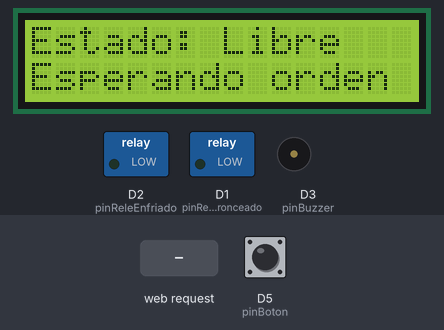
Simulated run of this sketch. Board: ESP8266 (NodeMCU). Shown: 16×2 character LCD, switched loads named in the sketch (green lamp = pin HIGH), buzzer (waves = sounding, pin HIGH). Inputs (shaded band) come from the test bench; at power-on: D5 (pinBoton) HIGH. WiFi joins after 1.5 s; servers stay silent unless stated; what the sketch prints to the serial monitor is not drawn.

Above: at 5.7 s.
5.8 s: HTTP request GET /iniciar?min=1 received
At 6.5 s:
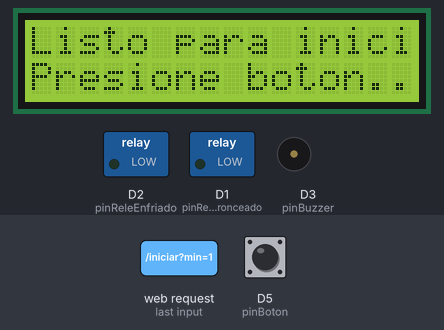
7.3 s: D5 (pinBoton) pulled LOW for 0.15 s
At 7.9 s:
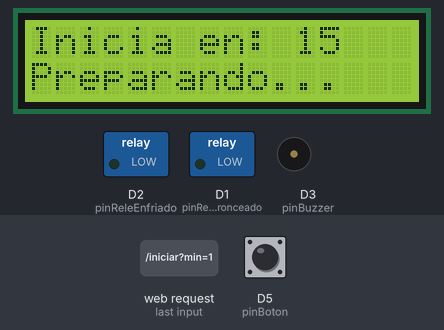
10.4 s: HTTP request GET /detener received
At 12.1 s:
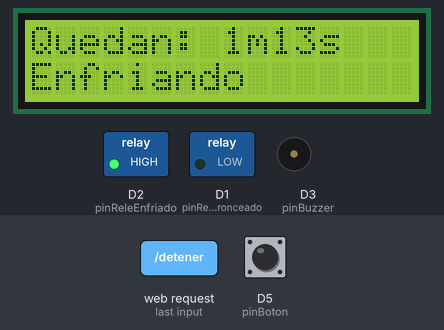
13.4 s: HTTP request GET /iniciar?min=1 received
At 13.8 s:
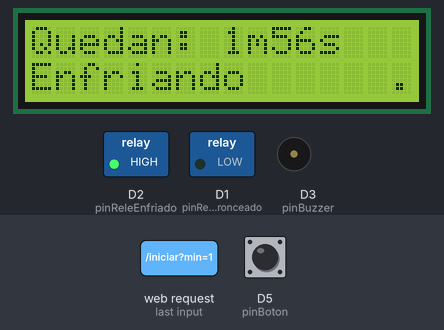
16.4 s: D5 (pinBoton) pulled LOW for 1 s
At 16.9 s:
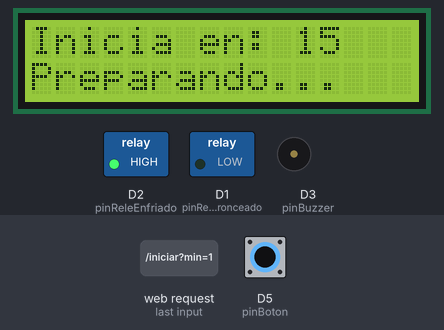
20.4 s: HTTP request GET /iniciar?min=120 received
At 22.0 s:
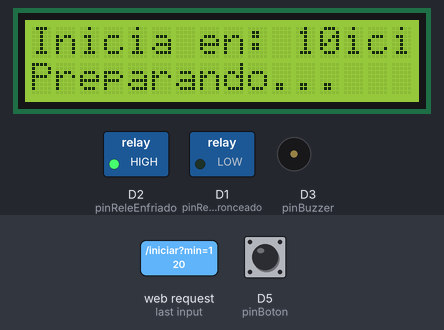
Timing chart, 0 to 32.9 s (numbered marks = the images above; inputs shaded):
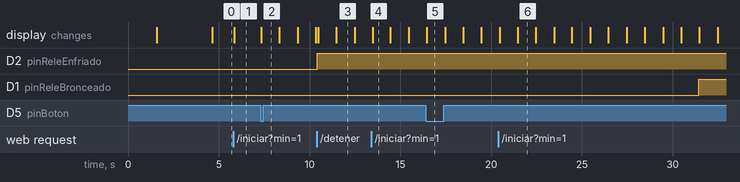

Measured:
- after the input at 5.8 s, the display: changes after 0.06 s (image 1)
- after the input at 7.3 s, the display: changes at once (image 2)
- after the input at 10.4 s, D2 (pinReleEnfriado): LOW → HIGH at once; the display: first changes after 0.07 s (image 3 shows a later state)
- after the input at 13.4 s, the display: changes after 0.07 s (image 4)
- after the input at 16.4 s, the display: changes after 0.06 s (image 5)
- after the input at 20.4 s, the display: first changes after 0.08 s (image 6 shows a later state)
- what the display in image 3 shows lasts 1.0 s, from 11.5 s to 12.5 s

The sketch:

Shona.ino
```cpp
/*
 * Control de Camas de Bronceado con ESP8266
 * Funciones: Servidor Web con login, control de relés, buzzer, LCD I2C y botón físico
 * Configuración WiFi desde navegador (WiFiManager)
 */

#include <ESP8266WiFi.h>
#include <ESP8266WebServer.h>
#include <LiquidCrystal_I2C.h>
#include <WiFiManager.h>
#include <Wire.h>

LiquidCrystal_I2C pantalla(0x27, 16, 2);
ESP8266WebServer servidorWeb(80);

const int pinReleBronceado = D1;
const int pinReleEnfriado = D2;
const int pinBuzzer = D3;
const int pinBoton = D5;

unsigned long tiempoInicio = 0;
unsigned long duracionBronceado = 0;
unsigned long duracionTotal = 0;
bool estaEnProceso = false;
bool estaBronceando = false;
bool estaEnfriando = false;
bool listoParaIniciar = false;
bool procesoForzado = false;
unsigned long segundosRestantesGlobal = 0;

String obtenerEstado() {
  String estado;
  if (estaEnProceso) estado = estaBronceando ? "🟠 Bronceando" : "🔵 Enfriando";
  else if (listoParaIniciar) estado = "🕒 Esperando botón...";
  else estado = "✅ Libre";

  if (estaEnProceso) {
    unsigned int min = segundosRestantesGlobal / 60;
    unsigned int seg = segundosRestantesGlobal % 60;
    estado += " | ⏳ " + String(min) + "m " + String(seg) + "s";
  }
  return estado;
}

void detenerProceso() {
  if (!estaEnProceso) return;
  Serial.println("[USUARIO] Proceso detenido manualmente");
  estaBronceando = false;
  estaEnfriando = true;
  procesoForzado = true;
  tiempoInicio = millis();
  duracionBronceado = 0;
  duracionTotal = 60000 + 15000; // 1 minuto de enfriado + retardo
  digitalWrite(pinReleBronceado, LOW);
  digitalWrite(pinReleEnfriado, HIGH);
  pantalla.clear();
  pantalla.setCursor(0, 0);
  pantalla.print("Adelantado");
  pantalla.setCursor(0, 1);
  pantalla.print("Enfriando 1 min");
}

void bucle() {
  servidorWeb.handleClient();

  if (!estaEnProceso && !listoParaIniciar) {
    pantalla.setCursor(0, 0);
    pantalla.print("Estado: Libre   ");
    pantalla.setCursor(0, 1);
    pantalla.print("Esperando orden");
  }

  if (listoParaIniciar && digitalRead(pinBoton) == LOW) {
    Serial.println("[BOTON] Iniciando proceso...");
    tiempoInicio = millis();
    estaEnProceso = true;
    estaBronceando = false;
    estaEnfriando = false;
    listoParaIniciar = false;
    procesoForzado = false;
    pantalla.clear();
  }

  if (estaEnProceso) {
    unsigned long tiempoTranscurrido = millis() - tiempoInicio;
    segundosRestantesGlobal = (duracionTotal - tiempoTranscurrido) / 1000;

    if (tiempoTranscurrido < 15000 && !procesoForzado) {
      pantalla.setCursor(0, 0);
      pantalla.print("Inicia en: ");
      pantalla.print((15 - tiempoTranscurrido / 1000));
      pantalla.setCursor(0, 1);
      pantalla.print("Preparando...   ");
    } else {
      if (!estaBronceando && !estaEnfriando) {
        estaBronceando = true;
        digitalWrite(pinReleBronceado, HIGH);
        digitalWrite(pinReleEnfriado, HIGH);
        Serial.println("[ESTADO] Bronceando");
      }
      if (estaBronceando && tiempoTranscurrido > duracionBronceado + 15000) {
        estaBronceando = false;
        estaEnfriando = true;
        digitalWrite(pinReleBronceado, LOW);
        Serial.println("[ESTADO] Enfriando");
      }
      if (estaEnfriando && tiempoTranscurrido > duracionTotal) {
        estaEnfriando = false;
        estaEnProceso = false;
        digitalWrite(pinReleEnfriado, LOW);
        digitalWrite(pinBuzzer, LOW);
        pantalla.clear();
        pantalla.setCursor(0, 0);
        pantalla.print("Bienvenido");
        Serial.println("[FIN] Proceso completado.");
      } else {
        unsigned int min = segundosRestantesGlobal / 60;
        unsigned int seg = segundosRestantesGlobal % 60;
        pantalla.setCursor(0, 0);
        pantalla.print("Quedan: ");
        pantalla.print(min);
        pantalla.print("m");
        pantalla.print(seg);
        pantalla.print("s   ");
        pantalla.setCursor(0, 1);
        pantalla.print(estaBronceando ? "Bronceando     " : "Enfriando      ");
        if (segundosRestantesGlobal <= 15) {
          digitalWrite(pinBuzzer, millis() / 300 % 2);
        }
      }
    }
  }
}

void manejarDetener() {
  detenerProceso();
  servidorWeb.send(200, "text/plain", "Proceso detenido. Enfriando por 1 minuto");
}

void manejarEstado() {
  servidorWeb.send(200, "text/plain", obtenerEstado());
}

void manejarRaiz() {
  servidorWeb.send(200, "text/html; charset=utf-8", R"rawliteral(
<!DOCTYPE html>
<html lang="es">
<head>
  <meta charset="UTF-8">
  <title>Control de Camas</title>
  <style>
    body { font-family: sans-serif; background: #f3f3f3; text-align: center; padding-top: 50px; }
    .btn {
      display: inline-block; margin: 10px; padding: 20px 40px;
      background: #4CAF50; color: white; font-size: 20px;
      border: none; border-radius: 10px; cursor: pointer;
      box-shadow: 0 4px 6px rgba(0,0,0,0.1);
    }
    .btn:hover { background: #45a049; }
    .btn-secundario {
      margin-top: 20px;
      background: #2196F3;
    }
    .btn-secundario:hover {
      background: #1e88e5;
    }
    .btn-detener {
      background: #f44336;
    }
    .btn-detener:hover {
      background: #d32f2f;
    }
    #estado {
      font-size: 22px;
      font-weight: bold;
      color: #333;
      margin: 20px;
    }
  </style>
</head>
<body>
  <h1>Control de Camas</h1>
  <p id="estado">Cargando...</p>
  <button class="btn" onclick="iniciar(10)">10 Min</button>
  <button class="btn" onclick="iniciar(15)">15 Min</button>
  <button class="btn" onclick="iniciar(20)">20 Min</button>
  <br><br>
  <button class="btn btn-secundario" onclick="actualizarEstado()">Actualizar estado</button>
  <button class="btn btn-detener" onclick="detener()">Detener</button>
  <script>
    function iniciar(minutos) {
      fetch(`/iniciar?min=${minutos}`).then(() => actualizarEstado());
    }
    function actualizarEstado() {
      fetch("/estado")
        .then(response => response.text())
        .then(data => document.getElementById("estado").textContent = data);
    }
    function detener() {
      fetch("/detener").then(() => actualizarEstado());
    }
    setInterval(actualizarEstado, 1000);
    actualizarEstado();
  </script>
</body>
</html>
  )rawliteral");
}

void manejarInicio() {
  if (servidorWeb.hasArg("min")) {
    int minutos = servidorWeb.arg("min").toInt();
    if (minutos > 0) {
      duracionBronceado = minutos * 60000;
      duracionTotal = duracionBronceado + 60000;
      listoParaIniciar = true;
      pantalla.clear();
      pantalla.setCursor(0, 0);
      pantalla.print("Listo para iniciar");
      pantalla.setCursor(0, 1);
      pantalla.print("Presione boton...");
      Serial.printf("[WEB] Tiempo recibido: %d minutos\n", minutos);
    }
  }
  servidorWeb.send(200, "text/plain", "OK");
}

void configurar() {
  Serial.begin(115200);
  Serial.println("[INICIO] Iniciando sistema...");
  pinMode(pinReleBronceado, OUTPUT);
  pinMode(pinReleEnfriado, OUTPUT);
  pinMode(pinBuzzer, OUTPUT);
  pinMode(pinBoton, INPUT_PULLUP);
  digitalWrite(pinReleBronceado, LOW);
  digitalWrite(pinReleEnfriado, LOW);
  digitalWrite(pinBuzzer, LOW);

  Wire.begin(D2, D1);
  pantalla.begin(16, 2);
  pantalla.backlight();
  pantalla.setCursor(0, 0);
  pantalla.print("Bienvenido");

  WiFiManager gestorWiFi;
  gestorWiFi.autoConnect("Configuracion-Camas");

  Serial.print("[WiFi] Conectado. IP: ");
  Serial.println(WiFi.localIP());

  pantalla.clear();
  pantalla.setCursor(0, 0);
  pantalla.print("IP:");
  pantalla.setCursor(0, 1);
  pantalla.print(WiFi.localIP());
  delay(3000);
  pantalla.clear();

  servidorWeb.on("/", manejarRaiz);
  servidorWeb.on("/iniciar", manejarInicio);
  servidorWeb.on("/estado", manejarEstado);
  servidorWeb.on("/detener", manejarDetener);
  servidorWeb.begin();
  Serial.println("[WEB] Servidor web iniciado.");
}

void setup() {
  configurar();
}

void loop() {
  bucle();
}
```
